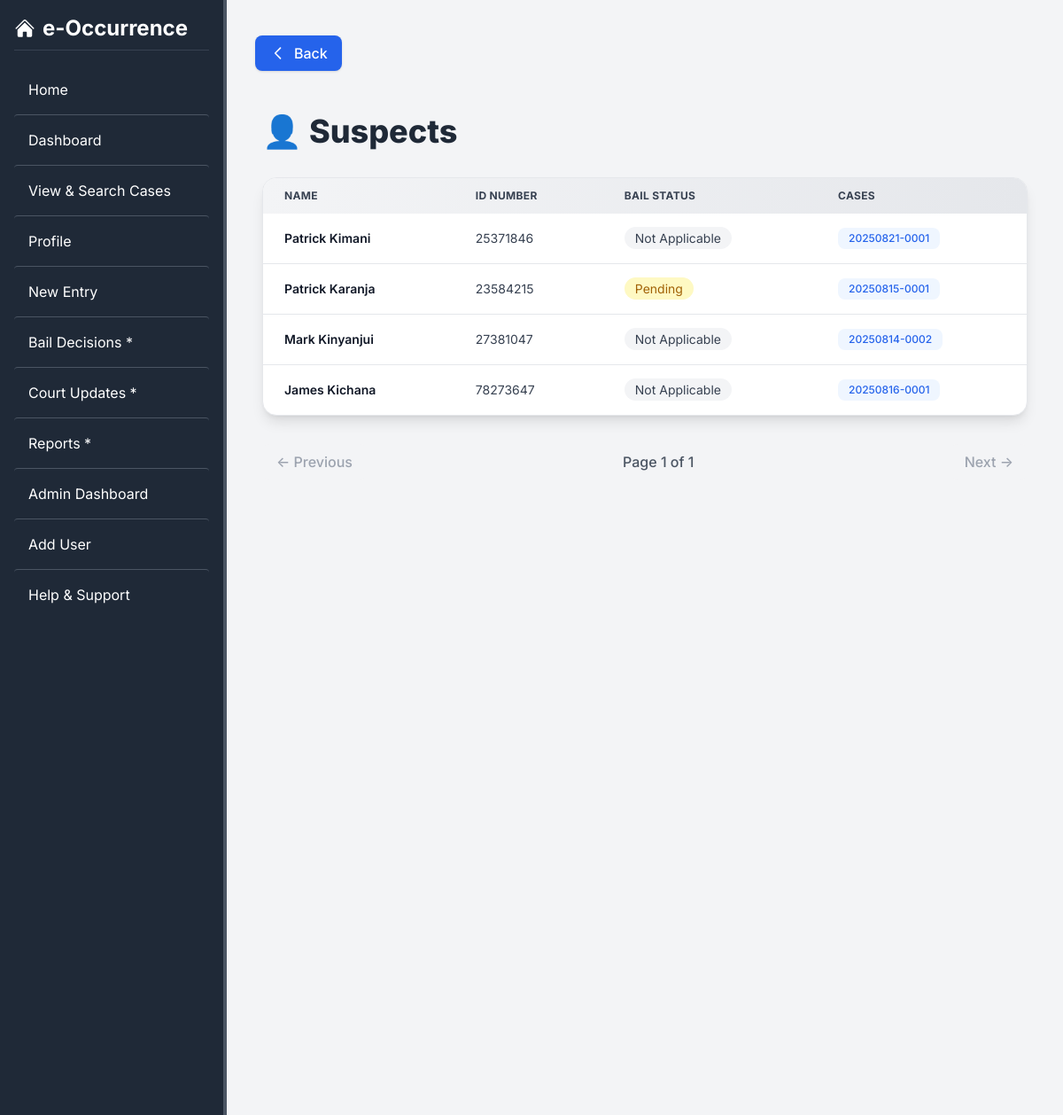
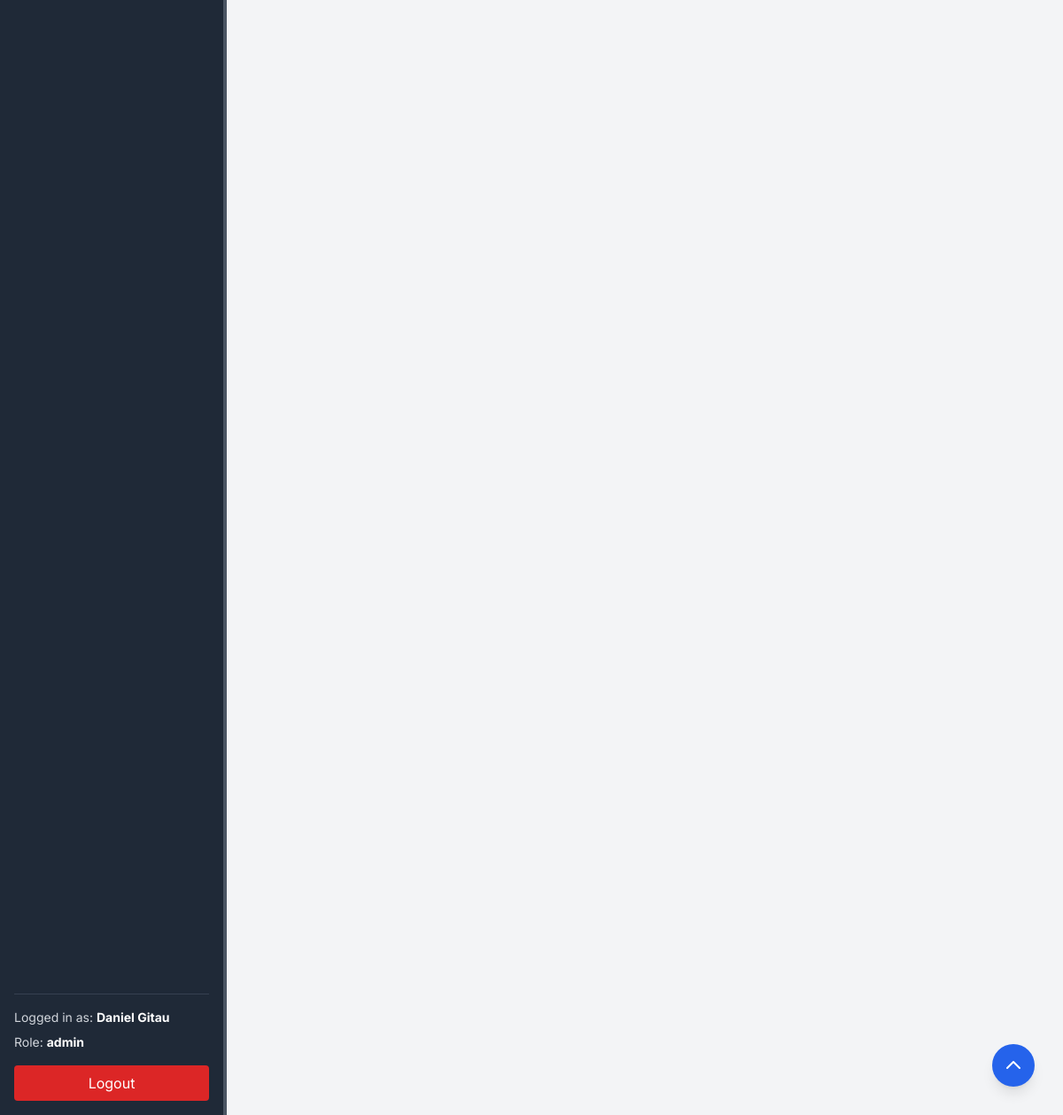
The page /cases/suspects/ (signed in) on the database its author committed (2 pictures, top to bottom).
### accounts/models.py (models this page shows, shortened)
class Userprofile(models.Model):
    USER_ROLES = [
        ('public', 'Public'),
        ('police', 'Police Officer'),
        ('court', 'Court Official'),
        ('admin', 'System Admin'),
    ]
    user = models.OneToOneField(User, on_delete=models.CASCADE, related_name='profile')
    uuid = models.UUIDField(default=uuid.uuid4, editable=False, unique=True)
    phone_number = models.CharField(max_length=20, blank=True, null=True)
    id_number = models.CharField(max_length=20, unique=True) # National ID or Police ID
    address = models.TextField(blank=True, null=True)
    user_role = models.CharField(max_length=50, choices=USER_ROLES, default='public')
    department = models.CharField(max_length=100, blank=True, null=True) # Police Dept or Court Dept
    date_of_birth = models.DateField(blank=True, null=True)
    address = models.TextField(blank=True, null=True)
    profile_picture = models.ImageField(upload_to='profile_pics/', blank=True, null=True)
    date_joined = models.DateTimeField(auto_now_add=True)
    is_active = models.BooleanField(default=True)
    last_activity = models.DateTimeField(null=True, blank=True)

### cases/models.py (models this page shows, shortened)
class Suspect(models.Model):
    BAIL_CHOICES = [
    ('granted', 'Granted'),
    ('denied', 'Denied'),
    ('pending', 'Pending'),
    ('not_applicable', 'Not Applicable'),
    ]
    GENDER_CHOICES = [
        ('M', 'Male'),
        ('F', 'Female'),
        ('O', 'Other'),
    ]
    uuid = models.UUIDField(default=uuid.uuid4, editable=False, unique=True)
    name = models.CharField(max_length=255)
    national_id = models.CharField(max_length=20, blank=True, null=True)
    contact_info = models.CharField(max_length=100, blank=True, null=True)
    gender = models.CharField(max_length=1, choices=GENDER_CHOICES, blank=True, null=True)
    date_of_birth = models.DateField(blank=True, null=True)
    address = models.TextField(blank=True, null=True)
    statement = models.TextField(blank=True, null=True)
    statement_date = models.DateField(auto_now_add=True)
    arrest_date = models.DateField(blank=True, null=True)
    arrest_location = models.CharField(max_length=255, blank=True, null=True)
    bail_status = models.CharField(
        max_length=20, choices=BAIL_CHOICES, default='pending',
    )
    recorded_by = models.ForeignKey(
        User, on_delete=models.SET_NULL, null=True, related_name='suspects_recorded'
    )
    charges = models.TextField(blank=True, null=True)

class Case(models.Model):
    STATUS_CHOICES = [
        ('open', 'Open'),
        ('under_investigation', 'Under Investigation'),
        ('in_court', 'In Court'),
        ('closed', 'Closed'),
        ('dismissed', 'Dismissed'),
        ('transferred', 'Transferred'),
    ]
    CASE_TYPE_CHOICES = [
    ('ASSAULT', 'Assault'),
    ('GBV', 'Gender-Based Violence'),
    ('HOMICIDE', 'Homicide / Murder'),
    ('MISSING_PERSON', 'Missing Person'),
    ('SUICIDE', 'Suicide / Attempted Suicide'),
    ('THEFT', 'Theft'),
    ('ROBBERY', 'Robbery'),
    ('BURGLARY', 'Burglary / Break-in'),
    ('ARSON', 'Arson'),
    ('FRAUD', 'Fraud'),
    ('CORRUPTION', 'Corruption / Bribery'),
    ('TRAFFIC', 'Traffic Offense'),
    ('PUBLIC_DISTURBANCE', 'Public Disturbance'),
    ('ILLEGAL_ASSEMBLY', 'Illegal Assembly / Protest'),
    ('DRUG_POSSESSION', 'Drug Possession / Trafficking'),
    ('ILLEGAL_WEAPONS', 'Illegal Possession of Firearms / Weapons'),
    ('DOMESTIC', 'Domestic Dispute'),
    ('CHILD_ABUSE', 'Child Abuse / Neglect'),
    ('LOST_PROPERTY', 'Lost Property'),
    ('RECOVERED_PROPERTY', 'Recovered Property'),
    ('OTHER', 'Other'),
]
    uuid = models.UUIDField(default=uuid.uuid4, unique=True, editable=False)
    case_number = models.CharField(max_length=50, unique=True)
    case_type = models.CharField(
        max_length=30, choices=CASE_TYPE_CHOICES, default='OTHER',
    )
    complainant = models.ForeignKey(
        'Complainant', on_delete=models.SET_NULL, null=True, related_name='cases'
    )
    suspects = models.ManyToManyField(
        'Suspect', blank=True, related_name='cases'
    )
    witnesses = models.ManyToManyField(
        'Witness', blank=True, related_name='cases'
    )
    incident_date = models.DateField(null=True, blank=True)  # Date of the incident
    report_date = models.DateField(auto_now_add=True)  # Date when the case was reported
    location = models.CharField(max_length=255, blank=True, null=True)
    title = models.CharField(max_length=255)
    description = models.TextField(blank=True)
    recorded_by = models.ForeignKey(
        User, on_delete=models.SET_NULL, null=True, related_name='cases_reported'
    )
    status = models.CharField(max_length=30, choices=STATUS_CHOICES, default='open')
    court_date = models.DateField(null=True, blank=True)
    created_at = models.DateTimeField(auto_now_add=True)
    updated_at = models.DateTimeField(auto_now=True)
    class Meta:
        ordering = ['-created_at']

### cases/views.py (the view)
# urls.py: path("suspects/", views.suspect_list, name="suspect_list"),
@login_required_with_message
def suspect_list(request):
    suspects = Suspect.objects.all().order_by("-statement_date")  # newest first
    paginator = Paginator(suspects, 10)  # 10 per page
    page_number = request.GET.get("page")
    page_obj = paginator.get_page(page_number)
    return render(request, "cases/suspect_list.html", {"page_obj": page_obj})

### cases/templates/cases/suspect_list.html (shortened to what this page needs)
{% extends "core/base.html" %}
{% block content %}
<div class="max-w-7xl mx-auto p-6">
  <h1 class="text-4xl font-extrabold mb-8 text-gray-800 flex items-center gap-2">
    👤 Suspects
  </h1>
  <div class="bg-white rounded-2xl shadow-lg overflow-hidden border border-gray-200">
    <table class="w-full text-sm text-left">
      <thead class="bg-gradient-to-r from-gray-100 to-gray-200 text-gray-700 text-xs uppercase tracking-wide">
        <tr>
          <th class="py-3 px-6">Name</th>
          <th class="py-3 px-6">ID Number</th>
          <th class="py-3 px-6">Bail Status</th>
          <th class="py-3 px-6">Cases</th>
        </tr>
      </thead>
      <tbody class="divide-y divide-gray-200">
        {% for suspect in page_obj %}
        <tr class="hover:bg-gray-50 transition">
          <td class="py-4 px-6 font-semibold text-gray-900">
            {% for case in suspect.cases.all %}
            <a href="{% url 'cases:suspect_page' case.uuid suspect.uuid %}" class="hover:text-blue-600 hover:underline underline-offset-2 transition">{{ suspect.name }}</a>
            {% endfor %}
          </td>
          <td class="py-4 px-6 text-gray-700">
            {{ suspect.national_id|default:"—" }}
          </td>
          <td class="py-4 px-6">
            <span class="px-3 py-1 text-sm rounded-full
            {% if suspect.bail_status == 'granted' %} bg-green-100 text-green-900
            {% elif suspect.bail_status == 'denied' %} bg-red-100 text-red-700
            {% elif suspect.bail_status == 'pending' %} bg-yellow-100 text-yellow-700
            {% else %} bg-gray-100 text-gray-700
            {% endif %}">
            {{ suspect.get_bail_status_display }}
        </span>
          </td>
            <td class="py-4 px-6">
                <div class="flex flex-wrap gap-2">
                    {% for case in suspect.cases.all %}
                    <a href="{% url 'cases:case_details' case.uuid %}"
                        class="inline-block px-3 py-1 rounded-lg text-xs font-medium bg-blue-50 text-blue-600 hover:bg-blue-100 transition">
                        {{ case.case_number }}
                    </a>
                    {% endfor %}
                </div>
            </td>
        </tr>
        {% empty %}
        <tr>
          <td colspan="5" class="text-center py-4 text-gray-500">
            No suspects found.
          </td>
        </tr>
        {% endfor %}
      </tbody>
    </table>
  </div>
  <div class="flex justify-between items-center mt-8">
    {% if page_obj.has_previous %}
      <a href="?page={{ page_obj.previous_page_number }}"
         class="px-4 py-2 bg-gray-200 rounded-lg hover:bg-gray-300 transition font-medium">← Previous</a>
    {% else %}
      <span class="px-4 py-2 bg-gray-100 rounded-lg text-gray-400 font-medium">← Previous</span>
    {% endif %}
    <span class="text-gray-600 font-medium">
      Page {{ page_obj.number }} of {{ page_obj.paginator.num_pages }}
    </span>
    {% if page_obj.has_next %}
      <a href="?page={{ page_obj.next_page_number }}"
         class="px-4 py-2 bg-gray-200 rounded-lg hover:bg-gray-300 transition font-medium">Next →</a>
    {% else %}
      <span class="px-4 py-2 bg-gray-100 rounded-lg text-gray-400 font-medium">Next →</span>
    {% endif %}
  </div>
</div>
{% endblock %}

### core/templates/core/base.html (shortened to what this page needs)
<!doctype html>
  {% load pwa %}
  {% load static %}
<html>
  <head>
    <script src="https://cdn.tailwindcss.com"></script>
  </head>
  <body class="bg-gray-100">
    <div class="flex">
      <aside id="sidebar"
        class="w-80 md:w-64 bg-gray-800 text-white h-screen fixed flex flex-col overflow-y-auto p-4 z-50 border-r-4 border-gray-600
               transform -translate-x-full md:translate-x-0 transition-transform duration-300 ease-in-out">
        <div class="flex-shrink-0">
          <div class="flex justify-between items-center border-b border-gray-700 pb-2">
            <a href="/" class="text-2xl font-bold text-white flex items-center space-x-2">
              <p class="">e-Occurrence</p></a>
          </div>
          <nav class="mt-4 divide-y divide-gray-600">
            <a href="/" class="block px-4 py-4 rounded hover:bg-gray-700">Home</a>
            <a href="{% url 'core:dashboard' %}" class="block px-4 py-4 rounded hover:bg-gray-700">Dashboard</a>
            <a href="{% url 'cases:view_cases' %}" class="block px-4 py-4 rounded hover:bg-gray-700">View & Search Cases</a>
            {% if user.is_authenticated %}
              <a href="{% url 'accounts:profile_view' user.profile.uuid %}" class="block px-4 py-4 rounded hover:bg-gray-700">Profile</a>
            {% endif %}
            {% if user.is_authenticated and user.profile.user_role == 'police' or user.profile.user_role == 'admin' %}
              <a href="{% url 'cases:complainant_entry' %}" class="block px-4 py-4 rounded hover:bg-gray-700">New Entry</a>
              <a href="#" class="block px-4 py-4 rounded hover:bg-gray-700">Bail Decisions *</a>
            {% endif %}
            {% if user.is_authenticated and user.profile.user_role == 'court' or user.profile.user_role == 'admin' %}
              <a href="#" class="block px-4 py-4 rounded hover:bg-gray-700">Court Updates *</a>
              <a href="#" class="block px-4 py-4 rounded hover:bg-gray-700">Reports *</a>
            {% endif %}
            {% if user.is_authenticated and user.profile.user_role == 'admin' %}
              <a href="{% url 'core:admin_dashboard' %}" class="block px-4 py-4 rounded hover:bg-gray-700">Admin Dashboard</a>
              <a href="{% url 'accounts:create_user' %}" class="block px-4 py-4 rounded hover:bg-gray-700">Add User</a>
            {% endif %}
            <a href="{% url 'core:help_support' %}" class="block px-4 py-4 rounded hover:bg-gray-700">Help & Support</a>
          </nav>
        </div>
        <div class="mt-auto border-t border-gray-700 pt-4">
          {% if user.is_authenticated %}
            <p class="text-sm mb-2 text-gray-300">Logged in as: <span class="font-bold text-white">{% firstof user.get_full_name user.username %}</span></p>
            <p class="text-sm mb-4 text-gray-300">Role: <span class="font-bold text-white">{{ user.profile.user_role }}</span></p>
            <div class="text-center">
              <a href="{% url 'accounts:logout' %}" class="block px-4 py-2 bg-red-600 rounded hover:bg-red-700">Logout</a>
            </div>
          {% else %}
            <p class="text-sm mb-2 text-gray-400">You are not logged in.</p>
            <div class="text-center">
              <a href="{% url 'accounts:login' %}" class="block px-4 py-2 text-center bg-blue-600 rounded hover:bg-blue-700">Login</a>
            </div>
          {% endif %}
        </div>
      </aside>
      <div class="flex-1 md:ml-64 flex flex-col">
        <main class="flex-1 overflow-y-auto p-4 mt-16 md:mt-6 min-h-screen">
            <div class="hidden md:block mb-6 px-4">
                <button onclick="window.history.back(); return false;"
                class="flex items-center px-4 py-2 bg-blue-600 text-white font-medium rounded-lg shadow hover:bg-blue-700 transition">
                  <svg xmlns="http://www.w3.org/2000/svg" class="h-5 w-5 mr-2" fill="none" viewBox="0 0 24 24" stroke="currentColor">
                      <path stroke-linecap="round" stroke-linejoin="round" stroke-width="2" d="M15 19l-7-7 7-7" />
                  </svg>
                    Back
                </button>
            </div>
          {% block content %}
          {% endblock %}
          <div class="fixed bottom-8 right-8">
            <button onclick="window.scrollTo({ top: 0, behavior: 'smooth' });"
              class="p-3 bg-blue-600 text-white rounded-full shadow-lg hover:bg-blue-700 transition">
              <svg xmlns="http://www.w3.org/2000/svg" class="h-6 w-6" fill="none" viewBox="0 0 24 24" stroke="currentColor">
                <path stroke-linecap="round" stroke-linejoin="round" stroke-width="2" d="M5 15l7-7 7 7" />
              </svg>
            </button>
          </div>
        </main>
      </div>
    </div>
  </body>
</html>

### core/templates/core/base.html (style rules this page uses)
body { font-family: 'Inter', system-ui, -apple-system, BlinkMacSystemFont, 'Segoe UI', Roboto, 'Helvetica Neue', Arial, 'Noto Sans', sans-serif, 'Apple Color Emoji', 'Segoe UI Emoji', 'Segoe UI Symbol', 'Noto Color Emoji'; }

### rows shown on the page
Suspect: name "Patrick Kimani", national_id "25371846", bail_status "Not Applicable"
Case: case_number "20250821-0001"
Suspect: name "Patrick Karanja", national_id "23584215", bail_status "Pending"
Case: case_number "20250815-0001"
Suspect: name "Mark Kinyanjui", national_id "27381047", bail_status "Not Applicable"
Case: case_number "20250814-0002"
Suspect: name "James Kichana", national_id "78273647", bail_status "Not Applicable"
Case: case_number "20250816-0001"

### other values the page prints
{{ user.profile.user_role }} "admin"
{{ page_obj.number }} "1"
{{ page_obj.paginator.num_pages }} "1"
